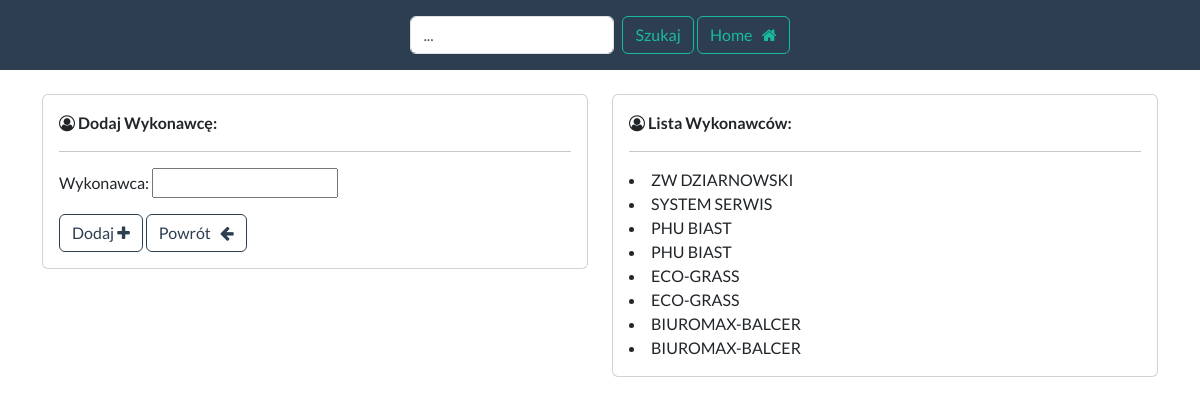
The page /umowy/add_contractor/ (signed in) on the database as committed earlier.
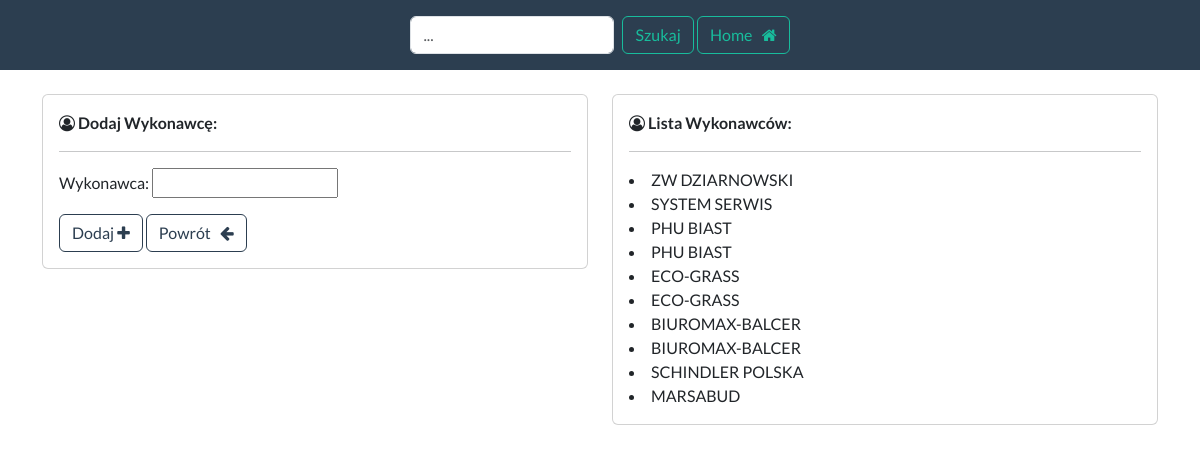
The same page on the database as committed later.
### umowy/models.py (models this page shows, shortened)
class Contract(models.Model):
    contractor = models.ForeignKey(Contractor, on_delete=models.CASCADE)
    description = models.TextField()
    start_date = models.DateField()
    end_date = models.DateField(blank=True, null=True)
    indefinite = models.CharField(max_length=100, blank=True, null=True)
    status = models.CharField(max_length=100, default='Aktywna')
    place = models.CharField(max_length=20, blank=True, null=True)

class Contractor(models.Model):
    name = models.CharField(max_length=100)

### umowy/views.py (the view)
# urls.py: path('add_contractor/', views.add_contractor, name='add_contractor'),
@login_required(login_url="login")
def add_contractor(request):
    contracts = Contract.objects.all()
    if request.method == 'POST':
        form = ContractorForm(request.POST, request.FILES)
        if form.is_valid():
            name = form.cleaned_data.get('name')
            existing_contractor = Contractor.objects.filter(name__iexact=name).exists()
            if existing_contractor:
                messages.error(request, f"Wykonawca '{name}' już jest w bazie.")
            else:
                form.save()
                return redirect('dashboard_contracts')
        else:
            messages.error(request, "Błędy w formularzu.")  # Display form errors
    else:
        form = ContractorForm()
    return render(request, 'add-contractor.html', {'form': form, 'contracts': contracts})

### umowy/forms.py
class ContractorForm(forms.ModelForm):
    class Meta:
        model = Contractor
        fields = ['name']
        labels = {'name': 'Wykonawca'}

### umowy/templates/add-contractor.html (shortened to what this page needs)
{% extends 'base-contract.html' %}
{% load crispy_forms_tags %}
{% load static %}
{% block content %}
    <div class="row">
        <div class="col-sm-6 mb-3 mb-sm-0">
            <div class="card">
                <div class="card-body">
                    <i class="fa fa-user-circle-o" aria-hidden="true"></i>
                    <strong>Dodaj Wykonawcę:</strong>
                    <hr>
                    <form method="post" enctype="multipart/form-data">
                        {{ form.as_p }}
                        <button class="btn btn-outline-primary" type="submit">Dodaj <i
                                class="fa fa-plus"></i></button>
                        <a href="{% url 'dashboard_contracts' %}" class="btn btn-outline-primary"> Powrót &nbsp; <i
                                class="fa fa-arrow-left"></i> </a>
                    </form>
                </div>
            </div>
        </div>
        <div class="col-sm-6 mb-3 mb-sm-0">
            <div class="card">
                <div class="card-body">
                    <i class="fa fa-user-circle-o" aria-hidden="true"></i>
                    <strong>Lista Wykonawców:</strong>
                    <hr>
                    {% for contract in contracts %}
                        <li>  {{ contract.contractor.name }} </li>
                    {% endfor %}
                </div>
            </div>
        </div>
    </div>
{% endblock %}

Rows that differ between the two databases and show on the page:
added Contract: contractor.name "SCHINDLER POLSKA"
added Contract: contractor.name "MARSABUD"
